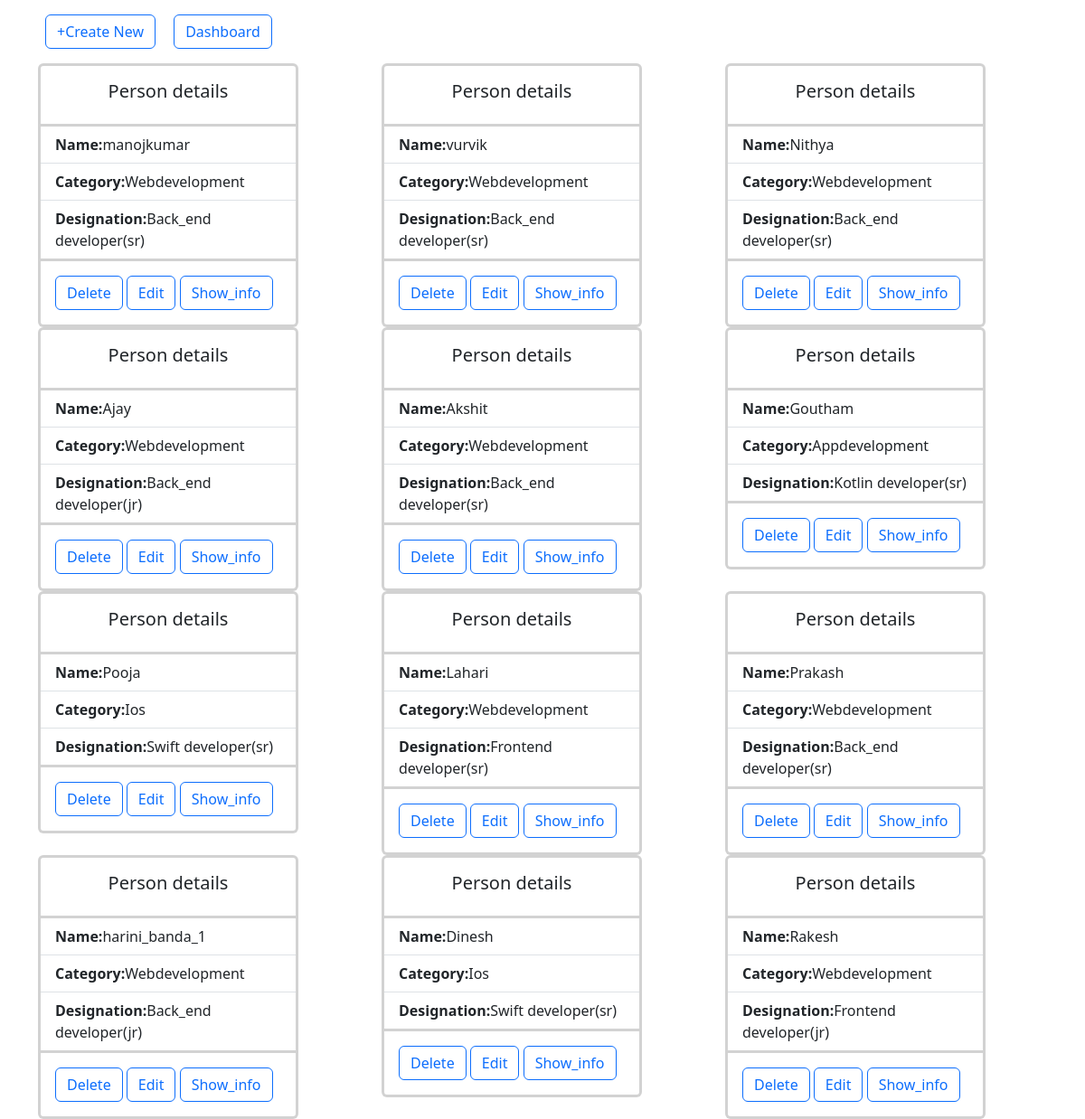
Screenshot of /teammembers/ with the database file from the repository.
### pms/models.py (models this page shows, shortened)
class create_team_member(models.Model):
    id = models.AutoField(primary_key=True)
    name = models.CharField(max_length=10, null=False)
    email = models.EmailField(null=False)
    address = models.TextField(default='Hyderabad')
    contact=models.IntegerField(null=False,default='123456789')
    image = models.ImageField(upload_to='media/',null=True)
    gender=models.CharField(max_length=10,default="Male")
    categories = models.CharField(max_length=20)
    designations = models.CharField(max_length=40)
    created_at = models.DateTimeField(default=now, editable=False)
    updated_at = models.DateTimeField(auto_now=True)

### pms/views.py (the view)
# urls.py: path('teammembers/',teamembers_view,name='teammembers'),
def teamembers_view(request):
    post=create_team_member.objects.all()
    return render(request,'teammembers.html',{'post':post})

### templates/teammembers.html (shortened to what this page needs)
{% load static %}
<!DOCTYPE html>
<html lang="en">
<head>
    <link rel="stylesheet" href="https://cdnjs.cloudflare.com/ajax/libs/font-awesome/6.5.2/css/all.min.css">
    <link href="https://cdn.jsdelivr.net/npm/bootstrap@5.3.3/dist/css/bootstrap.min.css" rel="stylesheet">
</head>
<body>
    <div class="container border-2">
        <a href="{% url 'createnewteammember'  %}" class="btn btn-outline-primary mx-2 my-3">+Create New</a>
        <a href="{% url 'home'  %}" class="btn btn-outline-primary mx-2 my-3">Dashboard</a>
        <div class="row">
            {% for item in post %}
            <div class="col-4">
                <div class="card border-3" style="width: 18rem;">
                    <div class="card-body">
                        <h5 class="card-title text-center">Person details</h5>
                    </div>
                    <ul class="list-group list-group-flush">
                        <li class="list-group-item"><b>Name:</b>{{ item.name }}</li>
                        <li class="list-group-item"><b>Category:</b>{{ item.categories }}</li>
                        <li class="list-group-item"><b>Designation:</b>{{ item.designations }}</li>
                    </ul>
                    <div class="card-body">
                        <a href="{% url 'delete_item' item_id=item.id %}" class="btn btn-outline-primary">Delete</a>
                        <a href="{% url 'edit_item' item_id=item.id %}" class="btn btn-outline-primary">Edit</a>
                        <a href="{% url 'show_item' item_id=item.id %}" class="btn btn-outline-primary">Show_info</a>
                    </div>
                </div>
            </div>
            {% endfor %}
        </div>
    </div>
</body>
</html>

### rows the page displays
create_team_member: name "manojkumar", categories "Webdevelopment", designations "Back_end developer(sr)"
create_team_member: name "vurvik", categories "Webdevelopment", designations "Back_end developer(sr)"
create_team_member: name "Nithya", categories "Webdevelopment", designations "Back_end developer(sr)"
create_team_member: name "Ajay", categories "Webdevelopment", designations "Back_end developer(jr)"
create_team_member: name "Akshit", categories "Webdevelopment", designations "Back_end developer(sr)"
create_team_member: name "Goutham", categories "Appdevelopment", designations "Kotlin developer(sr)"
create_team_member: name "Pooja", categories "Ios", designations "Swift developer(sr)"
create_team_member: name "Lahari", categories "Webdevelopment", designations "Frontend developer(sr)"
create_team_member: name "Prakash", categories "Webdevelopment", designations "Back_end developer(sr)"
create_team_member: name "harini_banda_1", categories "Webdevelopment", designations "Back_end developer(jr)"
create_team_member: name "Dinesh", categories "Ios", designations "Swift developer(sr)"
create_team_member: name "Rakesh", categories "Webdevelopment", designations "Frontend developer(jr)"
